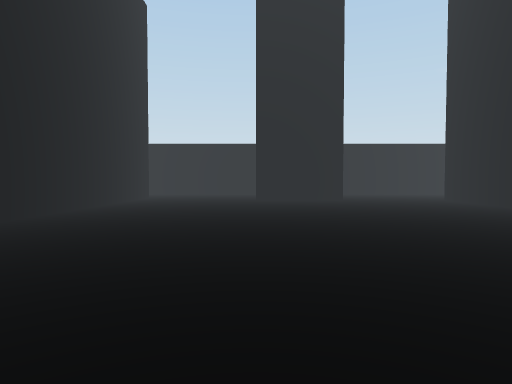
View 1 (above)

24 first-person views from a walk through a Unity game level. The camera is 1.4 m above the floor, tilts 2° down and sees 75° across. The floor is counted in squares, 2 m on a side. Each view is taken from the middle of a square. On the plan, view 1 faces up. The plan holds only what a view shows up to about 10 squares ahead; the rest is blank. The place goes on beyond the plan. The player is left out.

View 2
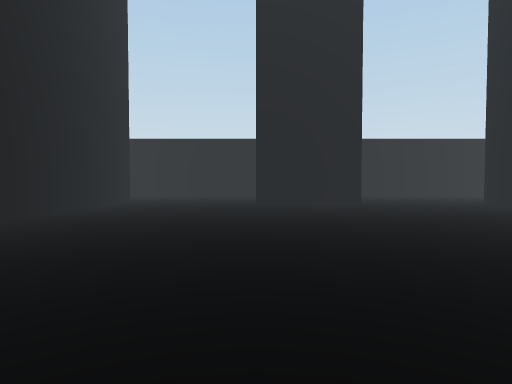

View 3
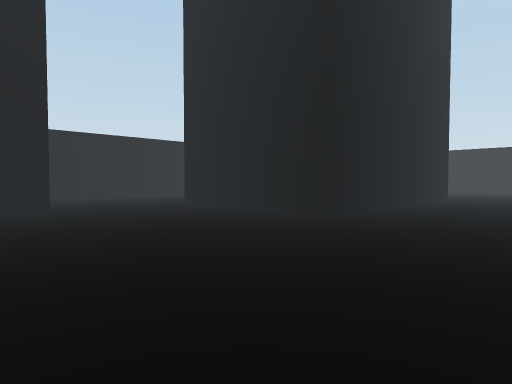

View 4
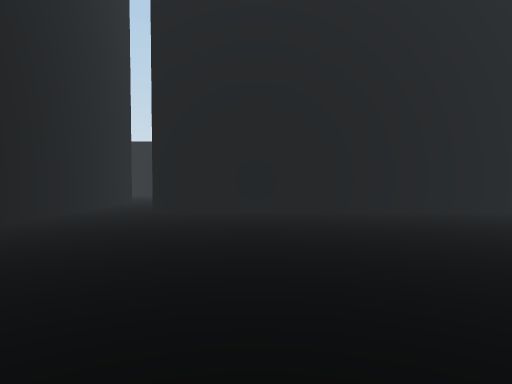

View 5
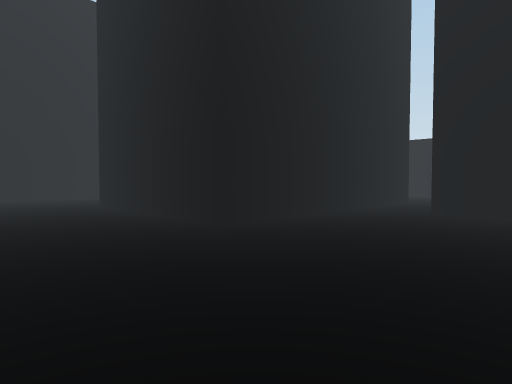

View 6
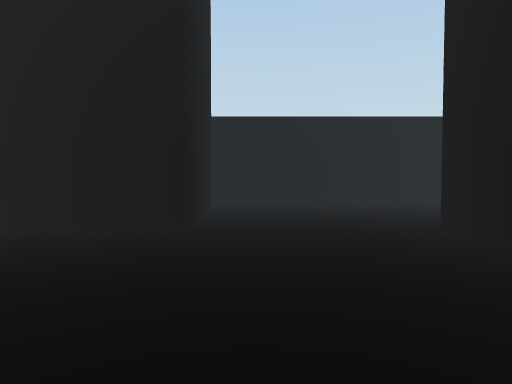

View 7
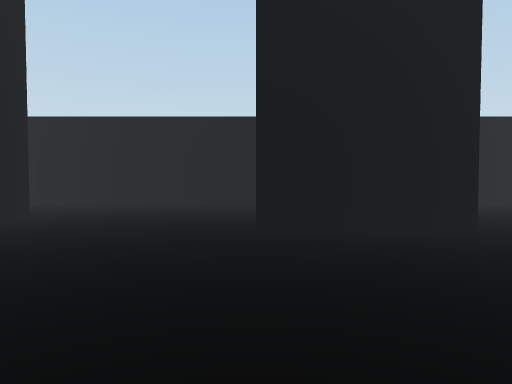

View 8
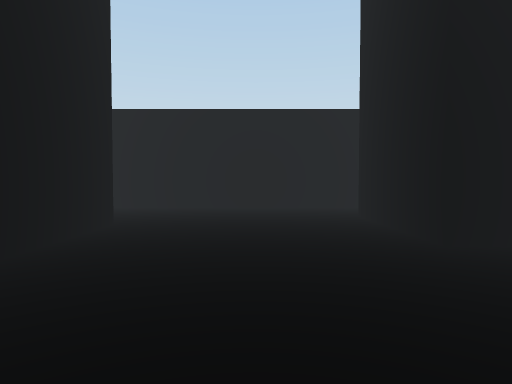

View 9
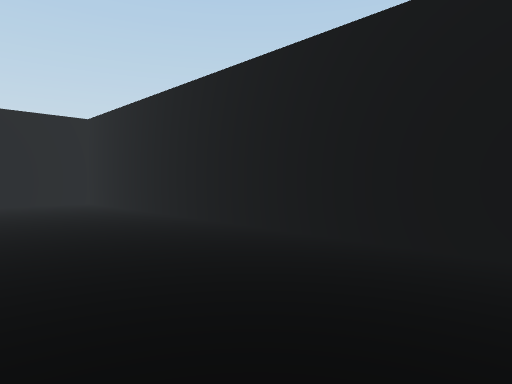

View 10
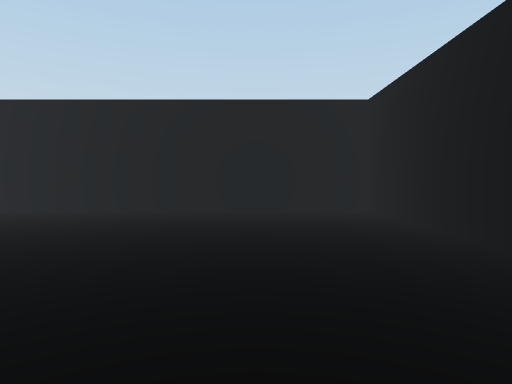

View 11
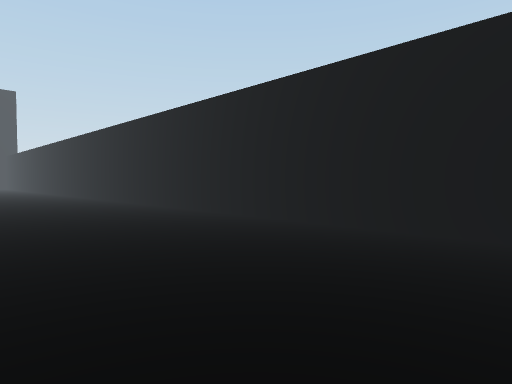

View 12
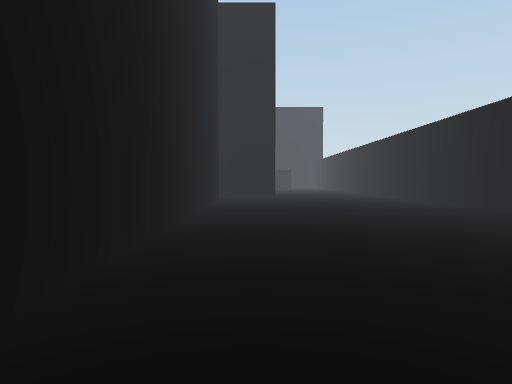

View 13
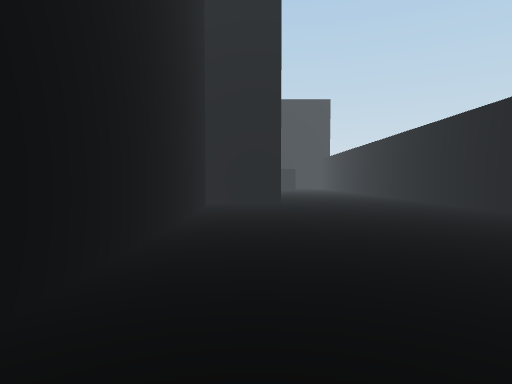

View 14
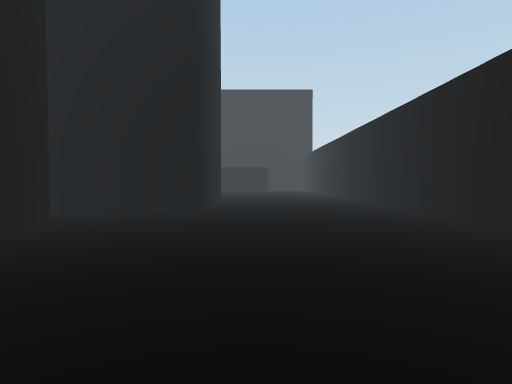

View 15
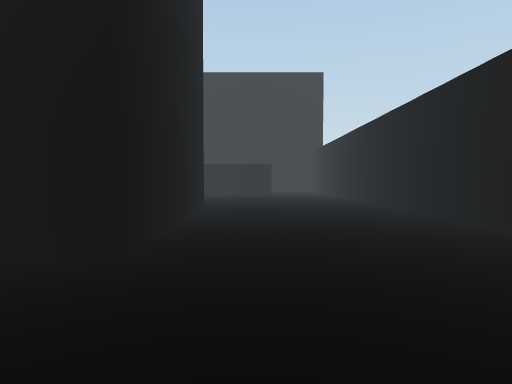

View 16
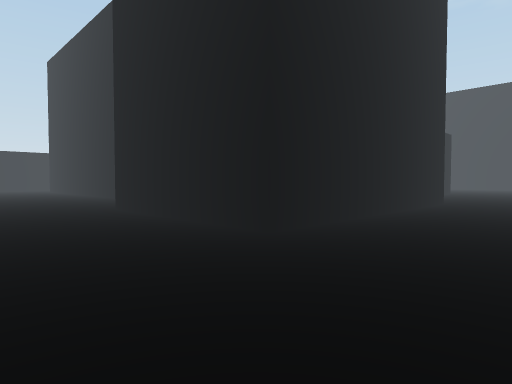

View 17
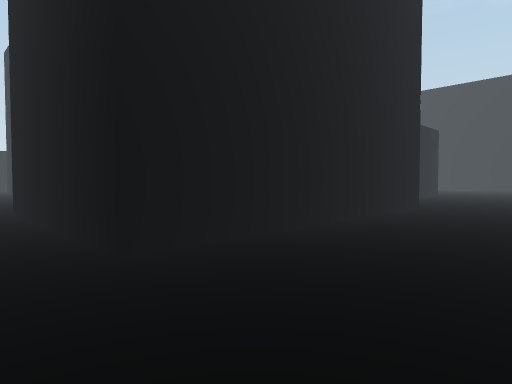

View 18
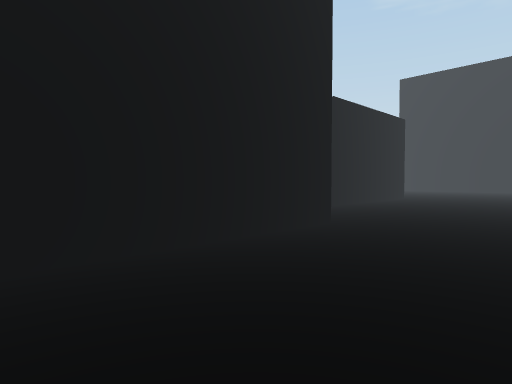

View 19
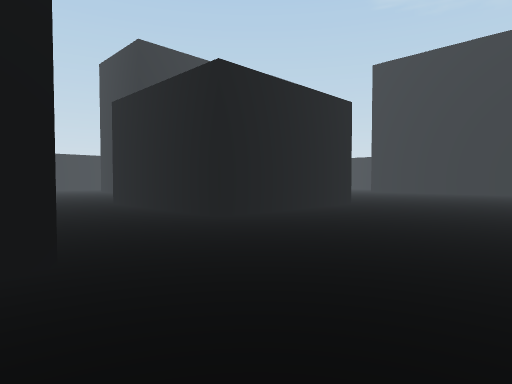

View 20
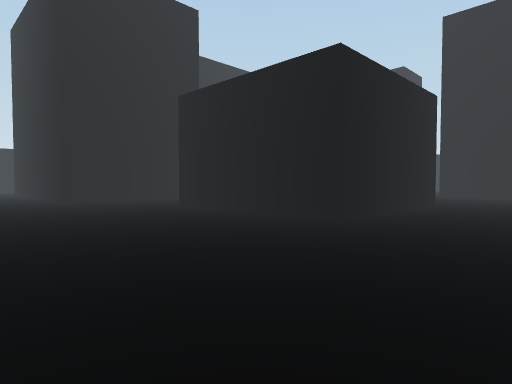

View 21
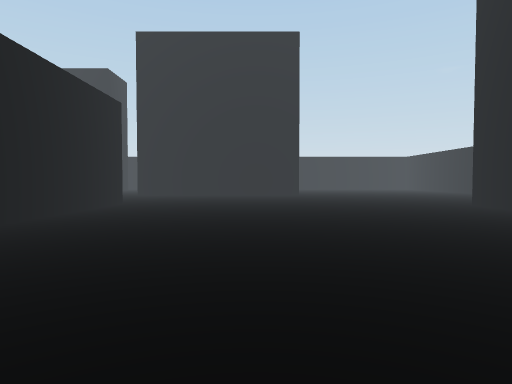

View 22
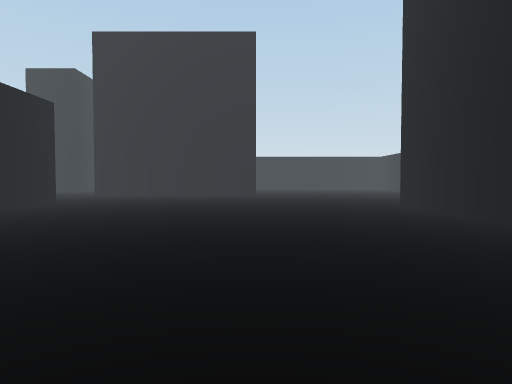

View 23
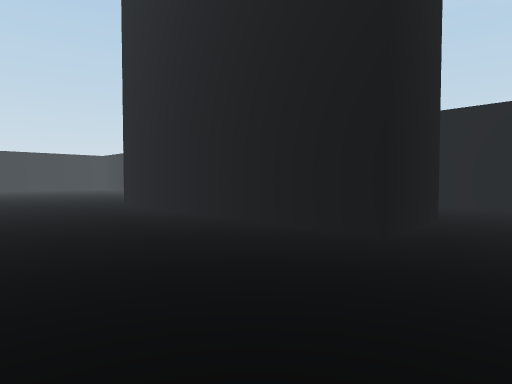

View 24
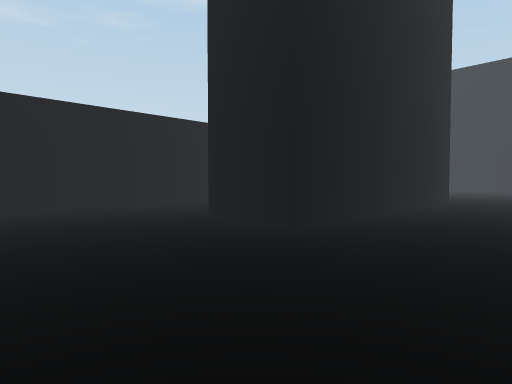

### Floor plan
Points are (right, up) in squares from view 1. A wall is a line through its corners. A room is listed if a view was taken in it or the views show most of it. See-through windows are left out.
Room 1 (views 1, 2, 3, 4, 5, 6, 7, 8, 9, 10, 11, 12, 13, 14, 15, 16, 17, 18, 19, 20, 21, 22, 23, 24)
walls: (8, 1) (8, -4) (3, -4) (3, 1); (11.8, 6.5) (6.5, 6.5) (6.5, 11.5); (-0.3, -1) (-0.3, -6) (-7.7, -6) (-7.7, -1) (-0.3, -1); (3, 14.5) (3, 11.5) (0, 11.5) (0, 14.5); (-5.8, 0.8) (-5.8, 10.5); (9.4, 16.5) (2.8, 16.5); (0.6, 16.5) (-12.5, 16.5) (-12.5, -8); (-4.2, 13.2) (-4.2, 0.8); (20.1, -7.3) (18, -7.3) (18, 0.2) (20, 0.2); (23.5, -1.8) (23.5, 3); (23.5, -7.8) (23.5, -6.1)

Positions as (right, up) in squares from view 1, and headings:
1: (0, 0), facing up
2: (0, 2), facing up
3: (1, 3), facing up-right
4: (3, 3), facing left
5: (3, 3), facing down-left
6: (4, 7), facing up
7: (0, 7), facing up
8: (-2, 8), facing up
9: (-2, 13), facing up-left
10: (-5, 14), facing left
11: (-8, 12), facing down-left
12: (-7, 12), facing down
13: (-7, 9), facing down
14: (-9, 6), facing down
15: (-9, 2), facing down
16: (-11, -9), facing up-right
17: (-9, -9), facing up-right
18: (-5, -9), facing up-right
19: (-1, -9), facing up-right
20: (11, -9), facing up-left
21: (12, -9), facing up
22: (14, -9), facing up
23: (14, -9), facing up-right
24: (15, 4), facing down-right
